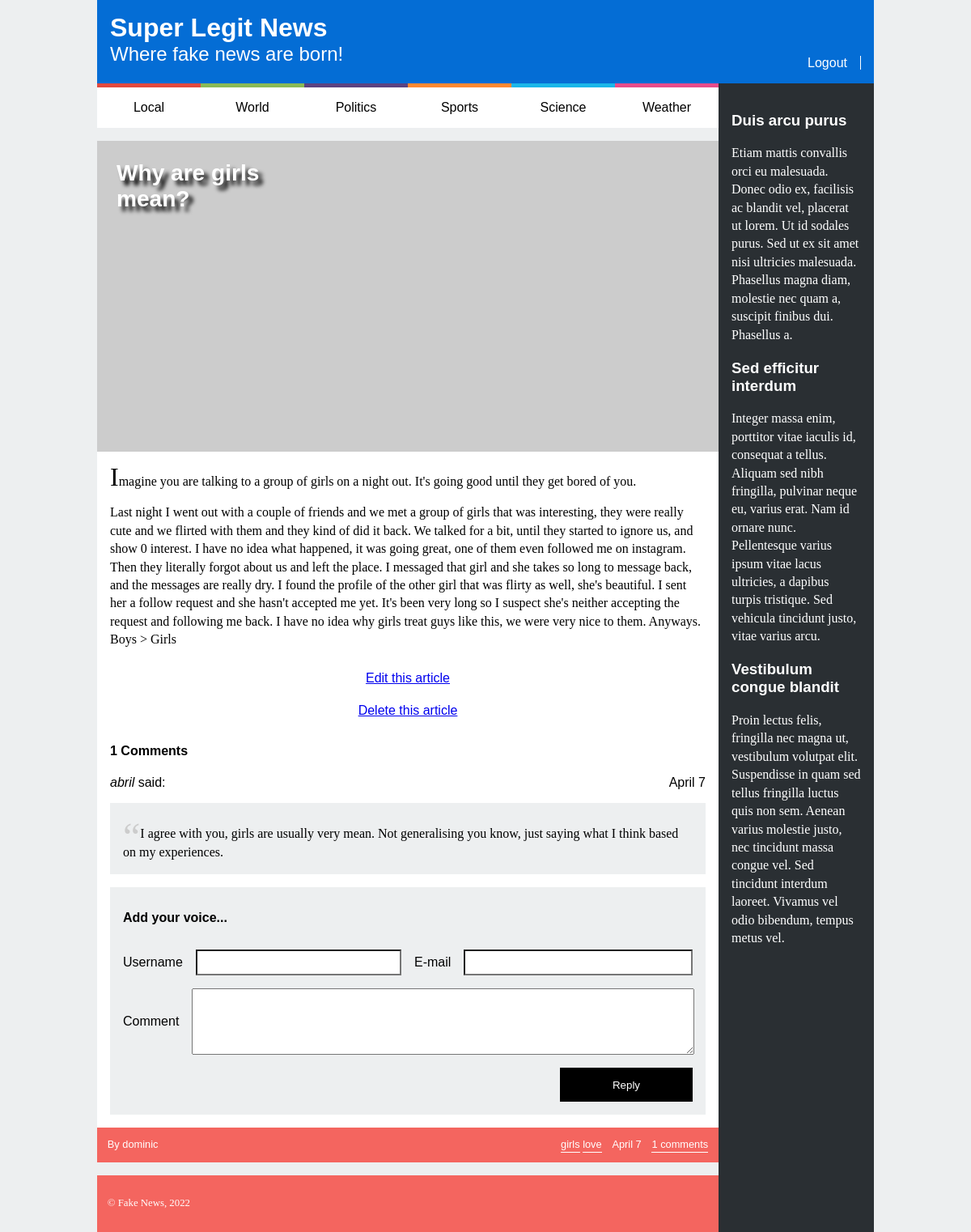
Page /article.php?id=6 (signed in) on the committed database.
### tables this page shows
CREATE TABLE news (
  id INTEGER PRIMARY KEY,            -- article id
  title VARCHAR,                     -- title of the article
  published INTEGER,                 -- date when the article was published in epoch format
  tags VARCHAR,                      -- comma separated tags
  username VARCHAR REFERENCES users, -- user that wrote the article
  introduction VARCHAR,              -- a introductory paragraph
  fulltext VARCHAR                   -- the rest of the text
);

CREATE TABLE comments (
  id INTEGER PRIMARY KEY,            -- comment id
  news_id INTEGER REFERENCES news,   -- news item this comment is about
  username VARCHAR REFERENCES users, -- user that wrote the comment
  published INTEGER,                 -- date when news item was published in epoch format
  text VARCHAR                       -- comment text
);

### database/news.php (called while the page is built, shortened)
<?php
    function getAllNews($db){
        $article = $db->prepare('SELECT news.*, users.*, COUNT(comments.id) AS comments
        FROM news JOIN
            users USING (username) LEFT JOIN
            comments ON comments.news_id = news.id
        GROUP BY news.id, users.username
        ORDER BY published DESC');
        $article->execute();
        return $article->fetchAll();
    }
    function getComments($db, $id){
        $stmt = $db->prepare('SELECT * FROM comments JOIN users USING (username) WHERE news_id = ?');
        $stmt->execute(array($id));
        return $stmt->fetchAll();
    }
?>

### article.php (the view, shortened to what this page needs)
<?php
    require_once('database/connection.php');
    require_once('database/news.php');
    require_once('templates/common.php');
    $db = getDatabaseConnection();
    $articles = getAllNews($db);
?>
  <section id="news">
    <article>
      <?php
      $id = $_GET['id'];
      for($i = 0; $i < count($articles); $i++) {
        if($articles[$i]['id'] == $id) {
          $article = $articles[$i];
          break;
        }
      }
      $date = date('F j', $article['published']);
      $tags = explode(',', $article['tags']);
      ?>
      <header>
        <h1><a href="article.php?id=<?= $id ?>"><?= $article['title'] ?></a></h1>
      </header>
      <img src="https://picsum.photos/600/300?<?= $id ?>" alt="">
      <p><?= $article['introduction'] ?></p>
      <p><?= $article['fulltext'] ?></p>
      <?php if(isset($_SESSION['username'])){ ?>
      <a style="text-align: center; line-height: 40px; display: block;" href="edit_article.php?id=<?=$id?>">Edit this article</a>
      <a style="text-align: center; line-height: 40px; display: block;" href="delete_article.php?id=<?=$id?>">Delete this article</a>
      <?php } ?>
      <section id="comments">
        <h1><?= $article['comments'] ?> Comments</h1>
        <?php
          $comments = getComments($db, $id);
          foreach ($comments as $comment) {
            $commentDate = date('F j', $article['published']);
        ?>
          <article class="comment">
            <span class="user"><?= $comment['username'] ?></span>
            <span class="date"><?=$commentDate?></span>
            <p><?= $comment['text'] ?></p>
          </article>
        <?php } ?>
        <form method="post" action="action_insert_comment.php">
          <h2>Add your voice...</h2>
          <label>Username
            <input type="text" name="username">
          </label>
          <label>E-mail
            <input type="email" name="email">
          </label>
          <label>Comment
            <textarea name="comment"></textarea>
          </label>
          <button type="submit">Reply</button>
        </form>
      </section>
      <footer>
        <span class="author"><?= $article['username'] ?></span>
        <span class="tags"><a href="index.php"><?= $tags[0] ?></a> <a href="index.php"><?= $tags[1] ?></a></span>
        <span class="date"><?= $date ?></span>
        <a class="comments" href="article.php?id=<?= $id ?>#comments"><?= $article['comments'] ?></a>
      </footer>
    </article>

### css/style.css (style rules this page uses)
#news header { max-width: 10em; padding: 1em; position: absolute; }
#news header h1 { margin: 0; text-shadow: .2em .2em .2em black; }
#news header a { color: white; text-decoration: none; }
#news img { width: 100%; }
#news > article { background-color: white; margin: 1em 0; }
#news > article > p { padding: 0 1em; }
#news > article > p:first-of-type:first-letter { font-size: 2em; }
#news footer { color: white; background-color: #f4655f; padding: 1em; }
#news footer a { color: white; text-decoration: none; border-bottom: 1px solid white; padding-bottom: 2px; }
#news footer .tags { margin-right: 1em; }
#news footer .comments { margin-left: 1em; }
#news footer .comments:after { content: ' comments'; }
#news footer .author:before { content: "By "; }
body { font-family: "Poppins", sans-serif; }
p { font-family: "Lora", serif; line-height: 1.4em; }
#news header { font-size: 1.5em; }
#news footer { font-size: 0.8em; }

### css/layout.css (style rules this page uses)
body { background-color: #edeff0; margin: 0 auto; width: 60em; display: grid; grid-template-columns: [start] 4fr [middle] 1fr [end]; grid-template-rows: [start] auto [nav] auto [news] 1fr [footer] auto [end]; }
#news { grid-column: start; }
#news footer { display: flex; }
#news footer .author { flex-grow: 1; }

### css/comments.css (style rules this page uses)
#comments { margin: 1em; }
#comments .user { font-style: italic; }
#comments .user:after { font-style: normal; content: ' said:'; }
#comments .date { float: right; }
#comments p { background-color: #edeff0; padding: 1em; }
#comments p:before { content: '\201C'; font-size: 3em; position: relative; top: 15px; color: #ccc; }
#comments form { display: grid; padding: 1em; gap: 1em; grid-template-columns: 1fr 1fr 1fr 1fr; background-color: #edeff0; }
#comments form h2 { font-size: 1em; grid-column-end: span 4; }
#comments form input { background-color: white; height: 2em; }
#comments form textarea { display: block; width: 100%; margin: 0 auto; padding: 0; height: 6em; }
#comments form label { display: grid; grid-template-columns: auto 1fr; grid-column-end: span 2; gap: 1em; align-items: center; }
#comments form label:last-of-type { grid-column-end: span 4; grid-template-columns: auto 1fr; }
#comments form button { width: auto; grid-column-start: 4; background-color: black; color: white; border: none; padding: 1em; }

### rows in the picture
news: title "Why are girls mean?", introduction "Imagine you are talking to a group of girls on a night out. It's going good until they get bored of you.", fulltext "Last night I went out with a couple of friends and we met a group of girls that was interesting, they were really cute and we flirted with them and they kind of did it back. We talked for a bit, until they started to ignore us, and show 0 interest. I have no idea what happened, it was going great, one of them even followed me on instagram. Then they literally forgot about us and left the place. I messaged that girl and she takes so long to message back, and the messages are really dry. I found the profile of the other girl that was flirty as well, she's beautiful. I sent her a follow request and she hasn't accepted me yet. It's been very long so I suspect she's neither accepting the request…", tags "girls", tags "love", published "April 7"
comments: username "abril", news.published "April 7", text "I agree with you, girls are usually very mean. Not generalising you know, just saying what I think based on my experiences."

### other values in the picture
$article['comments'] "1"
$article['username'] "dominic"
